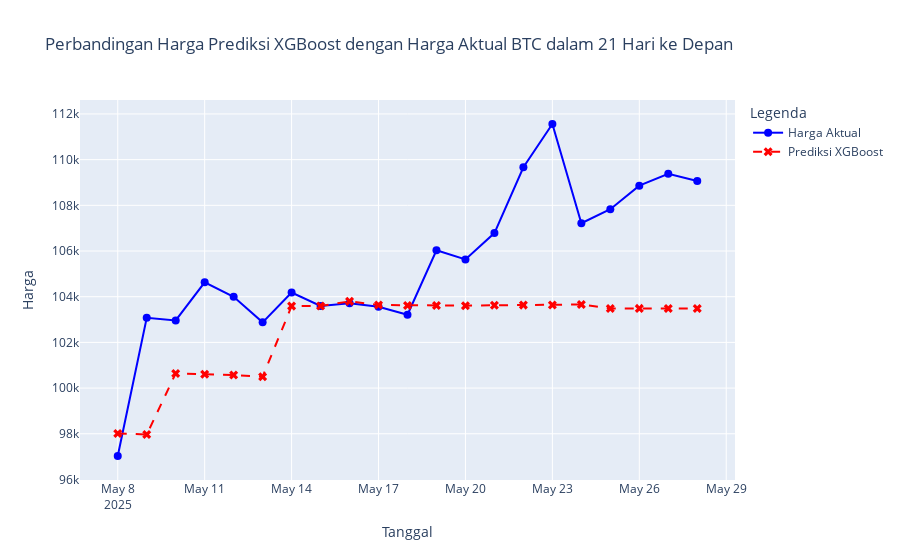

Here is the notebook cell this chart was saved with:
### Code cell
# df_future_dates = pd.read_csv('Prediction/btc-xgb-21d-price.csv')
# df_future_dates['date'] = pd.date_range(start='2025-05-08', periods=len(df_future_dates))
# df_future_dates.set_index('date', inplace=True)

df_future_dates = predicted_future_X.copy()

start_date = df_future_dates.index[0]
evaluate_and_plot_prediction('XGBoost', df_future_dates, 'price_pred_xgb', 'btc-usd-max_21days.csv', N_FUTURE_PERIODS, start_date, coin_name='BTC')
